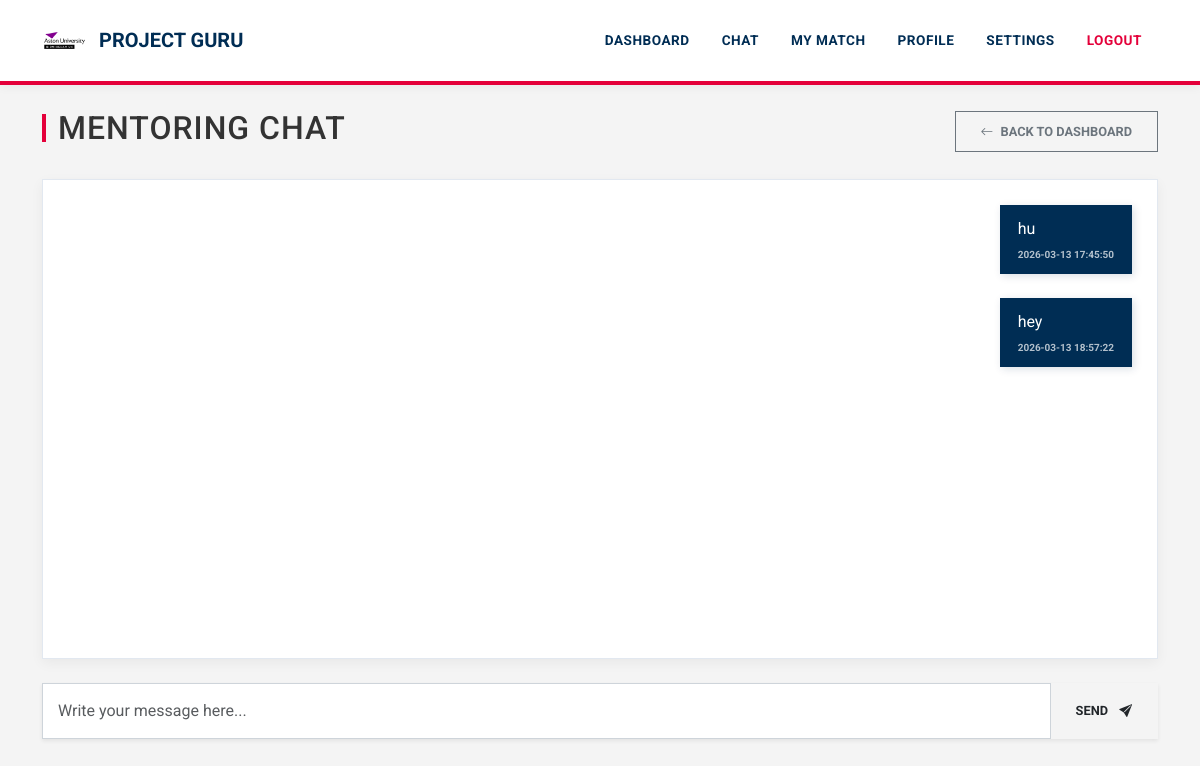
The app's page /chat/94 (signed in), older data.
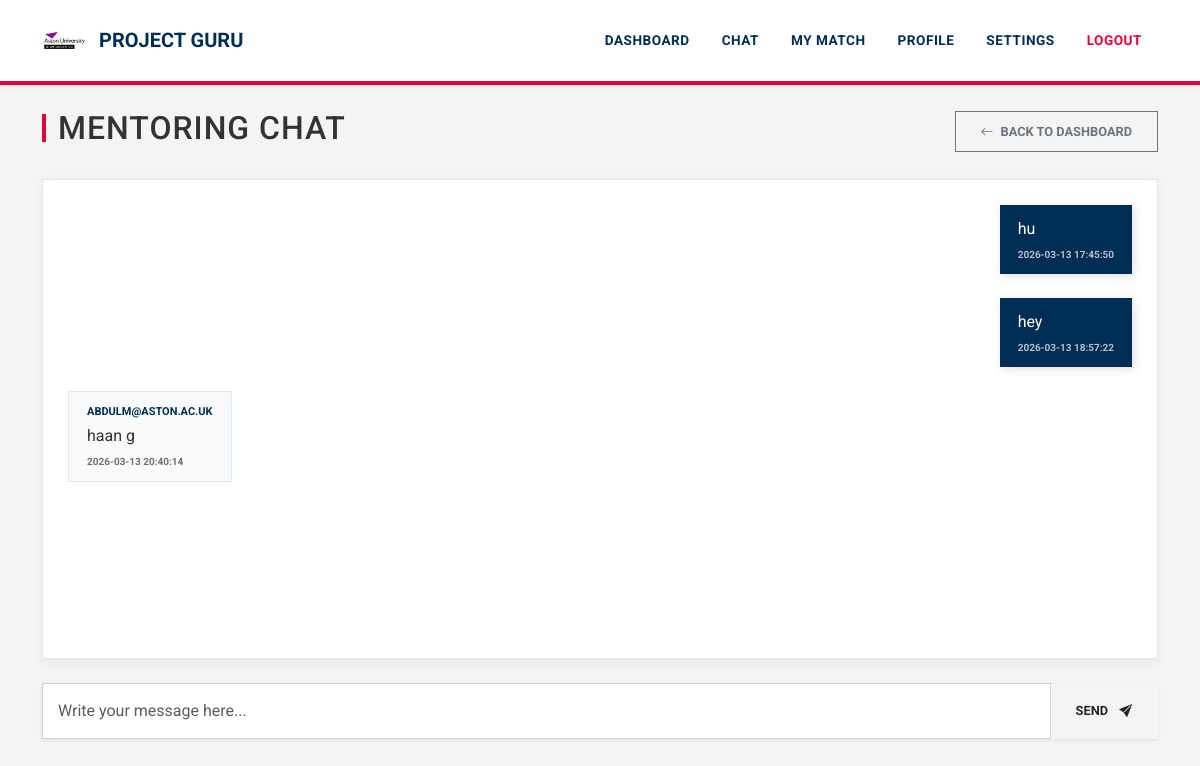
The same page, newer data.
### tables this page shows
CREATE TABLE messages (
    id INTEGER PRIMARY KEY AUTOINCREMENT,
    match_id INTEGER,
    sender_id INTEGER,
    message TEXT,
    timestamp DATETIME DEFAULT CURRENT_TIMESTAMP
);

CREATE TABLE users (
    id INTEGER PRIMARY KEY AUTOINCREMENT,
    email TEXT UNIQUE,
    password TEXT,
    role TEXT,
    level TEXT,
    status TEXT
, experience TEXT, domain TEXT, availability TEXT, location TEXT);

### app.py (the view, shortened to what this page needs)
@app.route("/chat/<int:match_id>", methods=["GET", "POST"])
def chat(match_id):
    if "user_id" not in session:
        return redirect("/login")
    conn = get_db()
    user_id = session["user_id"]
    match = conn.execute("""
        SELECT m.*,
               u1.email AS mentor_email,
               u2.email AS mentee_email
        FROM matches m
        JOIN users u1 ON m.mentor_id = u1.id
        JOIN users u2 ON m.mentee_id = u2.id
        WHERE m.id=? AND m.status='final'
    """, (match_id,)).fetchone()
    if not match:
        conn.close()
        return "Chat not available"
    if user_id != match["mentor_id"] and user_id != match["mentee_id"]:
        conn.close()
        return "Access denied"
    messages = conn.execute("""
        SELECT m.*, u.email
        FROM messages m
        JOIN users u ON m.sender_id = u.id
        WHERE m.match_id=?
        ORDER BY m.timestamp ASC
    """, (match_id,)).fetchall()
    conn.close()
    return render_template(
        "chat.html",
        messages=messages,
        match=match,
        match_id=match_id,
        user_id=user_id,
    )

### app.py (called while the page is built)
def get_db():
    conn = sqlite3.connect("database.db", timeout=30)
    conn.row_factory = sqlite3.Row
    return conn

### templates/chat.html (shortened to what this page needs)
<!DOCTYPE html>
<html lang="en">
<head>
    <link href="https://cdn.jsdelivr.net/npm/bootstrap@5.3.2/dist/css/bootstrap.min.css" rel="stylesheet">
    <link rel="stylesheet" href="https://cdn.jsdelivr.net/npm/bootstrap-icons@1.11.3/font/bootstrap-icons.min.css">
</head>
<body>
{% include "navbar.html" %}
<div class="container mt-4 mb-5">
    <div class="d-flex justify-content-between align-items-center mb-4">
        <h2>Mentoring Chat</h2>
        <a href="/dashboard" class="btn btn-outline-secondary btn-sm rounded-0 fw-bold">
            <i class="bi bi-arrow-left me-1"></i> BACK TO DASHBOARD
        </a>
    </div>
    <div class="card chat-card shadow-sm mb-4">
        <div id="chat-box">
            {% if messages %}
                {% for msg in messages %}
                    {% if msg.sender_id == user_id %}
                        <div class="d-flex justify-content-end mb-4">
                            <div class="message-self">
                                <div class="message-text">{{ msg.message }}</div>
                                <span class="msg-time">{{ msg.timestamp }}</span>
                            </div>
                        </div>
                    {% else %}
                        <div class="d-flex justify-content-start mb-4">
                            <div class="message-other">
                                <span class="sender-name">{{ msg.email }}</span>
                                <div class="message-text">{{ msg.message }}</div>
                                <span class="msg-time">{{ msg.timestamp }}</span>
                            </div>
                        </div>
                    {% endif %}
                {% endfor %}
            {% else %}
                <div class="text-center py-5">
                    <i class="bi bi-chat-dots text-muted" style="font-size: 3rem;"></i>
                    <p class="text-muted mt-3">No messages yet. Start the conversation!</p>
                </div>
            {% endif %}
        </div>
    </div>
    <form method="POST" action="/chat/{{ match_id }}">
        <div class="input-group shadow-sm">
            <input
                type="text"
                name="message"
                class="form-control"
                placeholder="Write your message here..."
                required
                autocomplete="off">
            <button type="submit" class="btn btn-aston-red">
                SEND <i class="bi bi-send-fill ms-2"></i>
            </button>
        </div>
    </form>
</div>
</body>
</html>

Row changes from the older to the newer data that the page shows:
added messages: email "ABDULM@ASTON.AC.UK", message "haan g", timestamp "2026-03-13 20:40:14"
